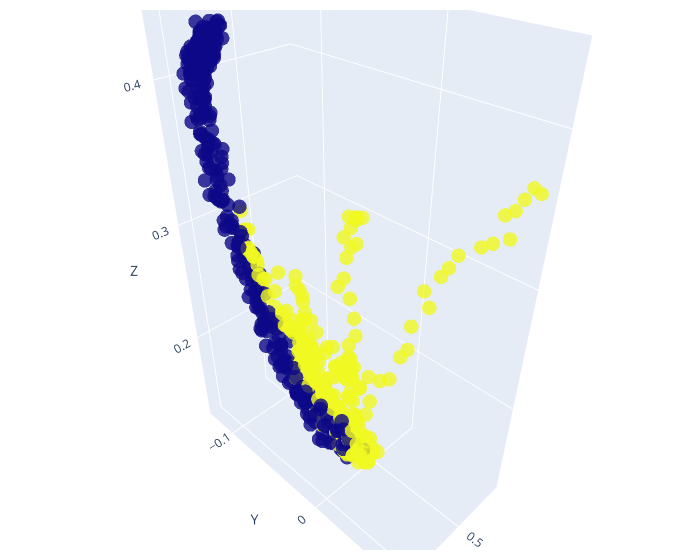

The code cell stored with this chart in its notebook:
### Code cell
import numpy as np
import plotly.graph_objects as go

# Sample 3D data
x, y, z = ee_pose[:, 0], ee_pose[:, 1], ee_pose[:, 2]

# Create a 3D scatter plot
fig = go.Figure(data=[go.Scatter3d(x=x, y=y, z=z, mode='markers',
                                   marker=dict(size=5,
                                               color=actions[:,-1], # z,  # set color to an array/list of desired values
                                               #colorscale='inferno',  # choose a colorscale
                                               opacity=0.8))])

# Make the plot interactive by allowing user to rotate, zoom, etc.
fig.update_layout(scene=dict(
                    xaxis_title='X',
                    yaxis_title='Y',
                    zaxis_title='Z'),
                  width=700,
                  margin=dict(r=20, b=10, l=10, t=10))

fig.show()

### Figure 1 — Plotly figure (JSON) as saved in the notebook; plotly's stock layout.template omitted (floating-point values rounded to 4 significant figures; data arrays with more than 128 entries replaced by an {"elided": "..."} marker saying what was removed)
{"data": [{"marker": {"color": {"elided": "661 int values"}, "opacity": 0.8, "size": 5}, "mode": "markers", "type": "scatter3d", "x": {"elided": "661 float values"}, "y": {"elided": "661 float values"}, "z": {"elided": "661 float values"}}], "layout": {"margin": {"b": 10, "l": 10, "r": 20, "t": 10}, "scene": {"xaxis": {"title": {"text": "X"}}, "yaxis": {"title": {"text": "Y"}}, "zaxis": {"title": {"text": "Z"}}}, "width": 700}}
